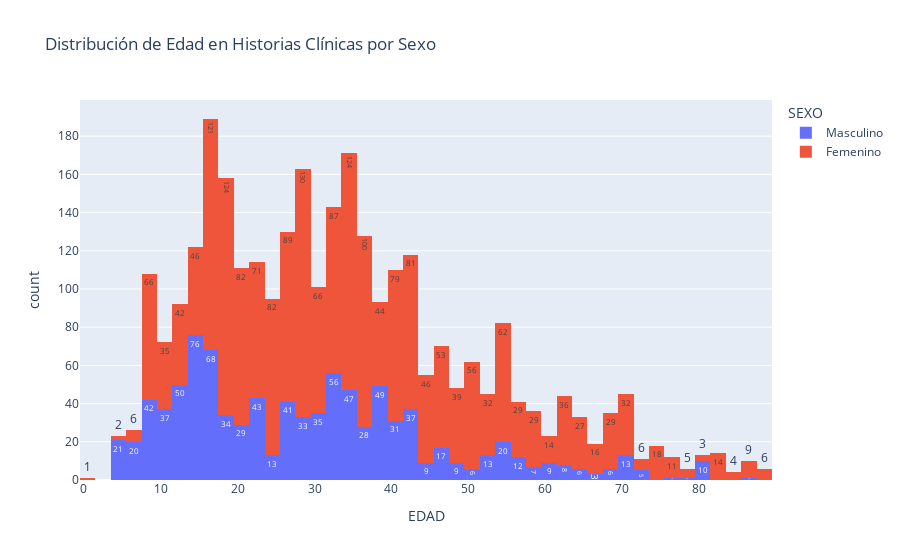

The code cell stored with this chart in its notebook:
### Code cell
#Distribución de HC por edad y sexo
px.histogram(historias_clinicas, 
             x="EDAD", 
             title="Distribución de Edad en Historias Clínicas por Sexo", 
             color="SEXO",
             text_auto=True)

### Figure 1 — Plotly figure (JSON) as saved in the notebook; plotly's stock layout.template omitted (floating-point values rounded to 4 significant figures; data arrays with more than 128 entries replaced by an {"elided": "..."} marker saying what was removed)
{"data": [{"bingroup": "x", "hovertemplate": "SEXO=Masculino<br>EDAD=%{x}<br>count=%{y}<extra></extra>", "legendgroup": "Masculino", "marker": {"color": "#636efa", "pattern": {"shape": ""}}, "name": "Masculino", "orientation": "v", "showlegend": true, "texttemplate": "%{value}", "type": "histogram", "x": {"elided": "946 int values"}, "xaxis": "x", "yaxis": "y"}, {"bingroup": "x", "hovertemplate": "SEXO=Femenino<br>EDAD=%{x}<br>count=%{y}<extra></extra>", "legendgroup": "Femenino", "marker": {"color": "#EF553B", "pattern": {"shape": ""}}, "name": "Femenino", "orientation": "v", "showlegend": true, "texttemplate": "%{value}", "type": "histogram", "x": {"elided": "2054 int values"}, "xaxis": "x", "yaxis": "y"}], "layout": {"barmode": "relative", "legend": {"title": {"text": "SEXO"}, "tracegroupgap": 0}, "title": {"text": "Distribución de Edad en Historias Clínicas por Sexo"}, "xaxis": {"anchor": "y", "domain": [0, 1], "title": {"text": "EDAD"}}, "yaxis": {"anchor": "x", "domain": [0, 1], "title": {"text": "count"}}}}
